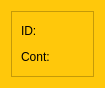
<?xml version="1.0" encoding="UTF-8"?>
<ui version="4.0">
 <class>BlockedProcess</class>
 <widget class="QWidget" name="BlockedProcess">
  <property name="geometry">
   <rect>
    <x>0</x>
    <y>0</y>
    <width>105</width>
    <height>88</height>
   </rect>
  </property>
  <property name="maximumSize">
   <size>
    <width>105</width>
    <height>16777215</height>
   </size>
  </property>
  <property name="windowTitle">
   <string>Form</string>
  </property>
  <property name="styleSheet">
   <string notr="true">font: 14pt &quot;Century Gothic&quot;;
color: rgb(0, 0, 0);
background-color: rgb(255, 200, 11);</string>
  </property>
  <layout class="QGridLayout" name="gridLayout">
   <item row="0" column="0">
    <widget class="QFrame" name="frame">
     <property name="frameShape">
      <enum>QFrame::StyledPanel</enum>
     </property>
     <property name="frameShadow">
      <enum>QFrame::Raised</enum>
     </property>
     <layout class="QVBoxLayout" name="verticalLayout">
      <item>
       <widget class="QLabel" name="idLB">
        <property name="text">
         <string>ID:</string>
        </property>
       </widget>
      </item>
      <item>
       <widget class="QLabel" name="contLB">
        <property name="text">
         <string>Cont: </string>
        </property>
       </widget>
      </item>
     </layout>
    </widget>
   </item>
  </layout>
 </widget>
 <resources/>
 <connections/>
</ui>
